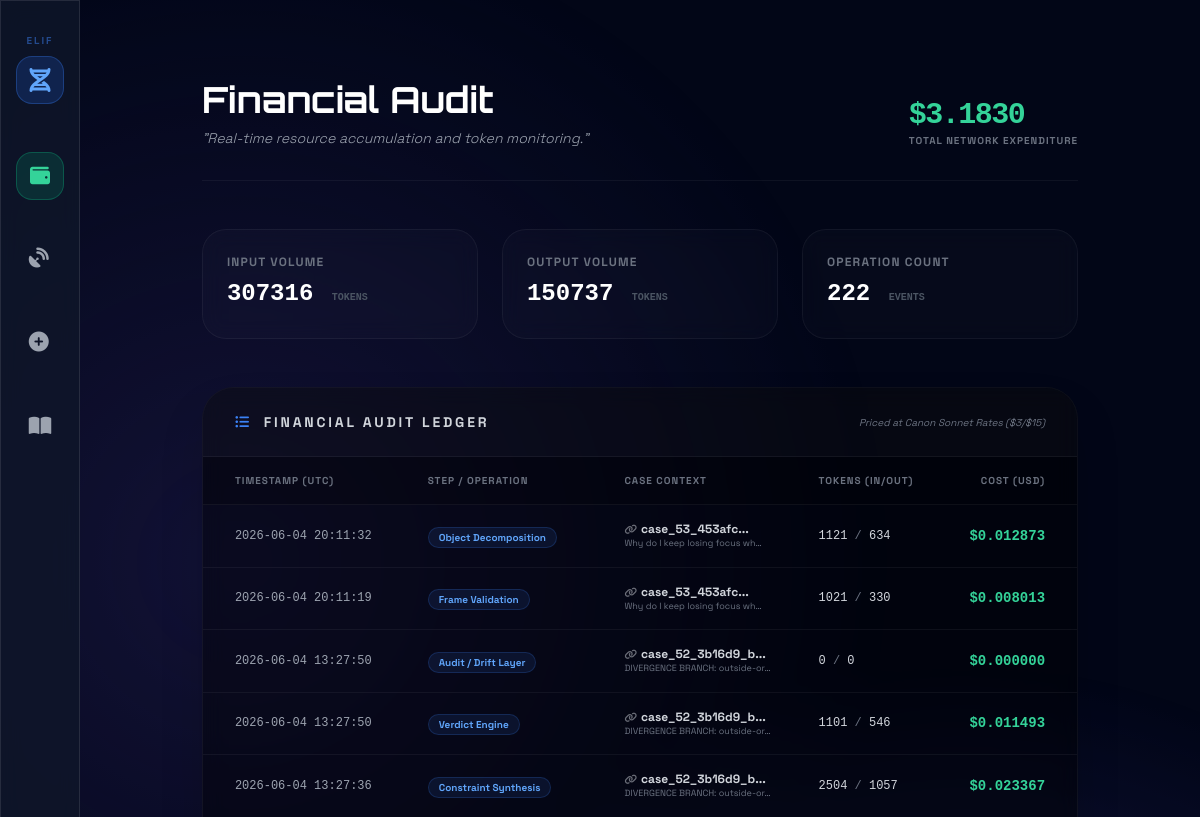
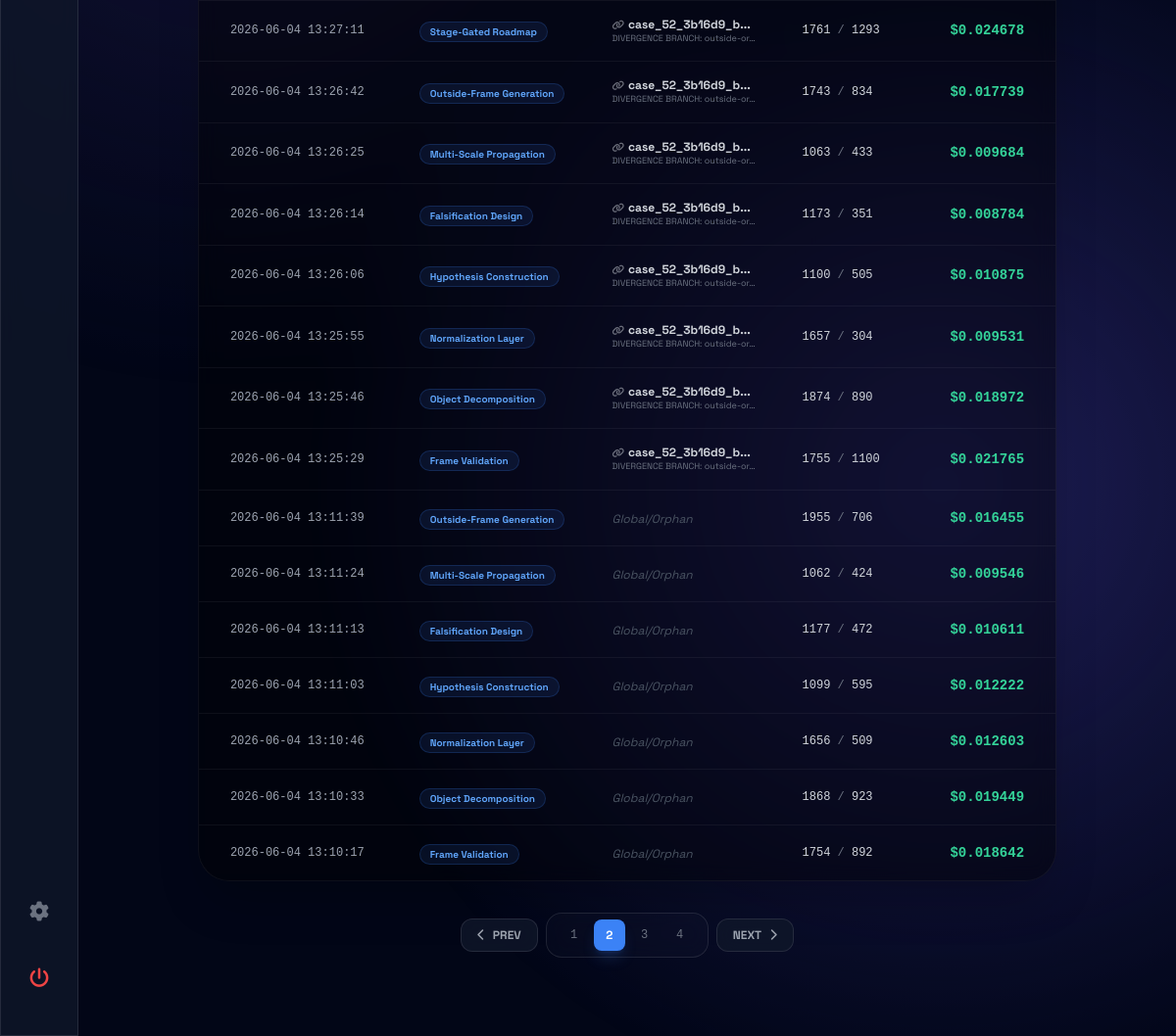
/spend/?page=2 (signed in), run on the app's committed database (2 pictures, top to bottom).
### discovery/models.py (models this page shows, shortened)
class SpendRecord(models.Model):
    inquiry = models.ForeignKey(Inquiry, on_delete=models.SET_NULL, null=True, blank=True, related_name='spend_records')
    step_name = models.CharField(max_length=100, help_text="The ELIF reasoning step (e.g. Frame Validator)")
    model_id = models.CharField(max_length=100)
    input_tokens = models.IntegerField(default=0)
    output_tokens = models.IntegerField(default=0)
    cost_usd = models.DecimalField(max_digits=10, decimal_places=6, default=0.0)
    timestamp = models.DateTimeField(auto_now_add=True)

class Inquiry(models.Model):
    id = models.UUIDField(primary_key=True, default=uuid.uuid4, editable=False)
    case_id = models.CharField(max_length=100, default=uuid.uuid4)
    topic = models.CharField(max_length=255, default="General", help_text="The thematic folder/category for this inquiry.")
    core_question = models.TextField(help_text="The original input frame.")
    current_question_state = models.TextField(blank=True, help_text="The evolved inquiry state.")
    parent_inquiry = models.ForeignKey('self', on_delete=models.SET_NULL, null=True, blank=True, related_name='children')
    branch_name = models.CharField(max_length=255, blank=True, help_text="The name of the trajectory this branch represents.")
    divergences = models.JSONField(default=list, help_text="First-class inquiry forks / competing futures.")
    assumptions = models.JSONField(default=list, help_text="Load-bearing assumptions surfaced by Step 3.")
    evidence_map = models.JSONField(default=dict)
    hypothesis_set = models.JSONField(default=dict, help_text="Active and falsified possibilities.")
    solution_families = models.JSONField(default=list, help_text="Competing solution architectures (Pluralism).")
    unresolved_zones = models.JSONField(default=list, help_text="Residual Darkness / Regulatory uncertainty (The One).")
    constraints = models.JSONField(default=list)
    history_log = models.JSONField(default=list, help_text="Traceable audit of all cognitive mutations.")
    confidence_evolution = models.JSONField(default=list)
    stability_evolution = models.JSONField(default=list)
    current_status_msg = models.CharField(max_length=255, default="Initializing Engine...", blank=True)
    status = models.CharField(max_length=20, default="PENDING", choices=[
        ("PENDING", "Pending"),
        ("RUNNING", "Running"),
        ("COMPLETED", "Completed"),
        ("FAILED", "Failed"),
        ("REFUSED", "Refused"),
    ])
    final_verdict = models.CharField(max_length=100, blank=True, null=True)
    current_frame = models.JSONField(default=dict)
    state_data = models.JSONField(default=dict)
    created_at = models.DateTimeField(auto_now_add=True)
    updated_at = models.DateTimeField(auto_now=True)

### discovery/views.py (the view)
# urls.py: path('spend/', views.spend_history, name='spend_history'),
@login_required
def spend_history(request):
    records_list = SpendRecord.objects.all().order_by("-timestamp")
    paginator = Paginator(records_list, 20)
    page_number = request.GET.get('page')
    records = paginator.get_page(page_number)
    total_cost = records_list.aggregate(Sum('cost_usd'))['cost_usd__sum'] or 0.0
    total_tokens = records_list.aggregate(Sum('input_tokens'), Sum('output_tokens'))
    context = {
        "records": records,
        "total_cost": total_cost,
        "total_input_tokens": total_tokens['input_tokens__sum'] or 0,
        "total_output_tokens": total_tokens['output_tokens__sum'] or 0,
    }
    return render(request, "discovery/spend_history.html", context)

### discovery/context_processors.py (called while the page is built)
def system_settings(request):
    return {
        'system_settings': SystemSettings.get_settings()
    }

### templates/discovery/spend_history.html (shortened to what this page needs)
{% extends "base.html" %}
{% block content %}
<div class="max-w-7xl mx-auto px-4 md:px-6 py-6 md:py-12 animate-in fade-in slide-in-from-bottom-4 duration-700">
    <header class="flex flex-col md:flex-row justify-between items-center md:items-end mb-12 border-b border-white/5 pb-8 space-y-6 md:space-y-0 text-center md:text-left">
        <div class="w-full md:w-auto">
            <h1 class="text-3xl md:text-4xl font-bold text-white mb-2 planet-nav">Financial Audit</h1>
            <p class="text-xs md:text-sm text-gray-400 font-light italic">"Real-time resource accumulation and token monitoring."</p>
        </div>
        <div class="w-full md:w-auto">
            <div class="text-2xl md:text-3xl font-bold text-emerald-400 font-mono tracking-tighter">${{ total_cost|stringformat:".4f" }}</div>
            <div class="text-[10px] text-gray-500 uppercase tracking-widest font-bold">Total Network Expenditure</div>
        </div>
    </header>
    <div class="grid grid-cols-1 md:grid-cols-3 gap-6 mb-12">
        <div class="glass p-6 rounded-3xl border-white/5 bg-white/[0.02]">
            <div class="text-xs text-gray-500 uppercase tracking-widest font-bold mb-2">Input Volume</div>
            <div class="text-2xl font-bold text-white font-mono">{{ total_input_tokens }} <span class="text-[10px] text-gray-600 ml-1">TOKENS</span></div>
        </div>
        <div class="glass p-6 rounded-3xl border-white/5 bg-white/[0.02]">
            <div class="text-xs text-gray-500 uppercase tracking-widest font-bold mb-2">Output Volume</div>
            <div class="text-2xl font-bold text-white font-mono">{{ total_output_tokens }} <span class="text-[10px] text-gray-600 ml-1">TOKENS</span></div>
        </div>
        <div class="glass p-6 rounded-3xl border-white/5 bg-white/[0.02]">
            <div class="text-xs text-gray-500 uppercase tracking-widest font-bold mb-2">Operation Count</div>
            <div class="text-2xl font-bold text-white font-mono">{{ records.paginator.count }} <span class="text-[10px] text-gray-600 ml-1">EVENTS</span></div>
        </div>
    </div>
    <div class="glass rounded-[2rem] border-white/5 bg-black/40 shadow-2xl overflow-hidden">
        <div class="px-8 py-6 border-b border-white/5 bg-white/[0.02] flex justify-between items-center">
            <h5 class="text-sm font-bold text-gray-300 uppercase tracking-[0.2em]"><i class="fa-solid fa-list-ul mr-3 text-blue-500"></i>Financial Audit Ledger</h5>
            <div class="text-[10px] text-gray-500 italic">Priced at Canon Sonnet Rates ($3/$15)</div>
        </div>
        <div class="overflow-x-auto">
            <table class="w-full text-left border-collapse">
                <thead>
                    <tr class="text-[10px] text-gray-500 uppercase tracking-widest bg-black/20">
                        <th class="px-8 py-4 font-bold border-b border-white/5">Timestamp (UTC)</th>
                        <th class="px-6 py-4 font-bold border-b border-white/5">Step / Operation</th>
                        <th class="px-6 py-4 font-bold border-b border-white/5">Case Context</th>
                        <th class="px-6 py-4 font-bold border-b border-white/5">Tokens (In/Out)</th>
                        <th class="px-8 py-4 font-bold border-b border-white/5 text-right">Cost (USD)</th>
                    </tr>
                </thead>
                <tbody class="divide-y divide-white/5">
                    {% for record in records %}
                    <tr class="hover:bg-white/[0.02] transition-colors group">
                        <td class="px-8 py-4 text-xs text-gray-400 font-mono">{{ record.timestamp|date:"Y-m-d H:i:s" }}</td>
                        <td class="px-6 py-4">
                            <span class="inline-flex items-center px-2.5 py-0.5 rounded-full text-[10px] font-bold bg-blue-500/10 text-blue-400 border border-blue-500/20">
                                {{ record.step_name }}
                            </span>
                        </td>
                        <td class="px-6 py-4">
                            {% if record.inquiry %}
                                <div class="flex flex-col">
                                    <a href="{% url 'discovery:room_view' record.inquiry.pk 'DISCOVERY' %}" class="text-xs text-gray-300 hover:text-blue-400 transition-colors font-bold">
                                        <i class="fa-solid fa-link text-[10px] mr-1 opacity-50"></i>{{ record.inquiry.case_id|slice:":16" }}...
                                    </a>
                                    <span class="text-[9px] text-gray-500 truncate max-w-[150px]" title="{{ record.inquiry.core_question }}">
                                        {{ record.inquiry.core_question|truncatechars:30 }}
                                    </span>
                                </div>
                            {% else %}
                                <span class="text-xs text-gray-600 italic">Global/Orphan</span>
                            {% endif %}
                        </td>
                        <td class="px-6 py-4 text-xs font-mono text-gray-500">
                            <span class="text-gray-300">{{ record.input_tokens }}</span> / <span class="text-gray-300">{{ record.output_tokens }}</span>
                        </td>
                        <td class="px-8 py-4 text-right text-sm font-bold text-emerald-400 font-mono">
                            <span title="In: ${{ record.input_tokens }} x Rate | Out: ${{ record.output_tokens }} x Rate">
                                ${{ record.cost_usd|stringformat:".6f" }}
                            </span>
                        </td>
                    </tr>
                    {% endfor %}
                </tbody>
            </table>
        </div>
    </div>
    {% if records.has_other_pages %}
    <div class="mt-8 flex justify-center items-center space-x-2">
        {% if records.has_previous %}
            <a href="?page={{ records.previous_page_number }}" class="glass px-4 py-2 rounded-xl text-xs font-bold text-gray-400 hover:text-white transition-all">
                <i class="fa-solid fa-chevron-left mr-2"></i>PREV
            </a>
        {% endif %}
        <div class="flex items-center space-x-1 glass px-3 py-1.5 rounded-2xl bg-white/[0.02]">
            {% for i in records.paginator.page_range %}
                {% if records.number == i %}
                    <span class="w-8 h-8 flex items-center justify-center rounded-lg bg-blue-500 text-white text-xs font-bold shadow-lg shadow-blue-500/20">
                        {{ i }}
                    </span>
                {% elif i > records.number|add:'-3' and i < records.number|add:'3' %}
                    <a href="?page={{ i }}" class="w-8 h-8 flex items-center justify-center rounded-lg text-gray-500 hover:bg-white/5 hover:text-white transition-all text-xs font-mono">
                        {{ i }}
                    </a>
                {% endif %}
            {% endfor %}
        </div>
        {% if records.has_next %}
            <a href="?page={{ records.next_page_number }}" class="glass px-4 py-2 rounded-xl text-xs font-bold text-gray-400 hover:text-white transition-all">
                NEXT<i class="fa-solid fa-chevron-right ml-2"></i>
            </a>
        {% endif %}
    </div>
    {% endif %}
</div>
{% endblock %}

### templates/base.html (style rules this page uses)
body { background-color: #020617; color: #f8fafc; font-family: 'Space Grotesk', sans-serif; overflow-x: hidden; }
.glass { background: rgba(15, 23, 42, 0.8); backdrop-filter: blur(10px); border: 1px solid rgba(255, 255, 255, 0.1); }
.planet-nav { font-family: 'Orbitron', sans-serif; }

### data on the page
SpendRecord: timestamp "2026-06-04 20:11:32", step_name "Object Decomposition", inquiry.case_id "case_53_453afc", inquiry.core_question "Why do I keep losing focus wh…", input_tokens "1121", output_tokens "634", cost_usd "0.012873"
SpendRecord: timestamp "2026-06-04 20:11:19", step_name "Frame Validation", inquiry.case_id "case_53_453afc", inquiry.core_question "Why do I keep losing focus wh…", input_tokens "1021", output_tokens "330", cost_usd "0.008013"
SpendRecord: timestamp "2026-06-04 13:27:50", step_name "Audit / Drift Layer", inquiry.case_id "case_52_3b16d9_b", inquiry.core_question "DIVERGENCE BRANCH: outside-or…", input_tokens "0", output_tokens "0", cost_usd "0.000000"
SpendRecord: timestamp "2026-06-04 13:27:50", step_name "Verdict Engine", inquiry.case_id "case_52_3b16d9_b", inquiry.core_question "DIVERGENCE BRANCH: outside-or…", input_tokens "1101", output_tokens "546", cost_usd "0.011493"
SpendRecord: timestamp "2026-06-04 13:27:36", step_name "Constraint Synthesis", inquiry.case_id "case_52_3b16d9_b", inquiry.core_question "DIVERGENCE BRANCH: outside-or…", input_tokens "2504", output_tokens "1057", cost_usd "0.023367"
SpendRecord: timestamp "2026-06-04 13:27:11", step_name "Stage-Gated Roadmap", inquiry.case_id "case_52_3b16d9_b", inquiry.core_question "DIVERGENCE BRANCH: outside-or…", input_tokens "1761", output_tokens "1293", cost_usd "0.024678"
SpendRecord: timestamp "2026-06-04 13:26:42", step_name "Outside-Frame Generation", inquiry.case_id "case_52_3b16d9_b", inquiry.core_question "DIVERGENCE BRANCH: outside-or…", input_tokens "1743", output_tokens "834", cost_usd "0.017739"
SpendRecord: timestamp "2026-06-04 13:26:25", step_name "Multi-Scale Propagation", inquiry.case_id "case_52_3b16d9_b", inquiry.core_question "DIVERGENCE BRANCH: outside-or…", input_tokens "1063", output_tokens "433", cost_usd "0.009684"
SpendRecord: timestamp "2026-06-04 13:26:14", step_name "Falsification Design", inquiry.case_id "case_52_3b16d9_b", inquiry.core_question "DIVERGENCE BRANCH: outside-or…", input_tokens "1173", output_tokens "351", cost_usd "0.008784"
SpendRecord: timestamp "2026-06-04 13:26:06", step_name "Hypothesis Construction", inquiry.case_id "case_52_3b16d9_b", inquiry.core_question "DIVERGENCE BRANCH: outside-or…", input_tokens "1100", output_tokens "505", cost_usd "0.010875"
SpendRecord: timestamp "2026-06-04 13:25:55", step_name "Normalization Layer", inquiry.case_id "case_52_3b16d9_b", inquiry.core_question "DIVERGENCE BRANCH: outside-or…", input_tokens "1657", output_tokens "304", cost_usd "0.009531"
SpendRecord: timestamp "2026-06-04 13:25:46", step_name "Object Decomposition", inquiry.case_id "case_52_3b16d9_b", inquiry.core_question "DIVERGENCE BRANCH: outside-or…", input_tokens "1874", output_tokens "890", cost_usd "0.018972"
SpendRecord: timestamp "2026-06-04 13:25:29", step_name "Frame Validation", inquiry.case_id "case_52_3b16d9_b", inquiry.core_question "DIVERGENCE BRANCH: outside-or…", input_tokens "1755", output_tokens "1100", cost_usd "0.021765"
SpendRecord: timestamp "2026-06-04 13:11:39", step_name "Outside-Frame Generation", shows "Global/Orphan", input_tokens "1955", output_tokens "706", cost_usd "0.016455"
SpendRecord: timestamp "2026-06-04 13:11:24", step_name "Multi-Scale Propagation", shows "Global/Orphan", input_tokens "1062", output_tokens "424", cost_usd "0.009546"
SpendRecord: timestamp "2026-06-04 13:11:13", step_name "Falsification Design", shows "Global/Orphan", input_tokens "1177", output_tokens "472", cost_usd "0.010611"
SpendRecord: timestamp "2026-06-04 13:11:03", step_name "Hypothesis Construction", shows "Global/Orphan", input_tokens "1099", output_tokens "595", cost_usd "0.012222"
SpendRecord: timestamp "2026-06-04 13:10:46", step_name "Normalization Layer", shows "Global/Orphan", input_tokens "1656", output_tokens "509", cost_usd "0.012603"
SpendRecord: timestamp "2026-06-04 13:10:33", step_name "Object Decomposition", shows "Global/Orphan", input_tokens "1868", output_tokens "923", cost_usd "0.019449"
SpendRecord: timestamp "2026-06-04 13:10:17", step_name "Frame Validation", shows "Global/Orphan", input_tokens "1754", output_tokens "892", cost_usd "0.018642"

### other printed values
{{ total_cost|stringformat:".4f" }} "3.1830"
{{ total_input_tokens }} "307316"
{{ total_output_tokens }} "150737"
{{ records.paginator.count }} "222"
{{ i }} "1" "3" "4"
{{ i }} "2"
